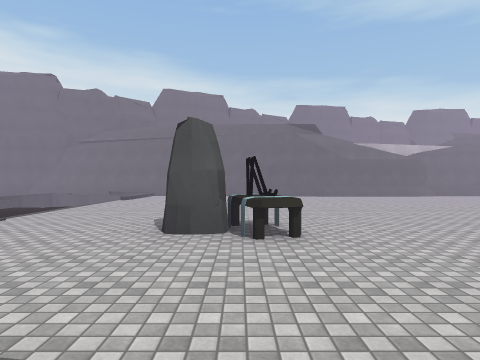
view 1 (above)

20 first-person views from a walk through a scene from a Unity 3-D project. The camera is 1.5 m above the floor, looks level and sees 75° across. The floor is counted in squares, 2 m on a side. Each view is taken from the middle of a square. On the plan, view 1 faces up. The plan holds only what a view shows up to about 10 squares ahead; the rest is blank. The place goes on beyond the plan. Surface patterns are stand-ins for the level's own textures.

view 2
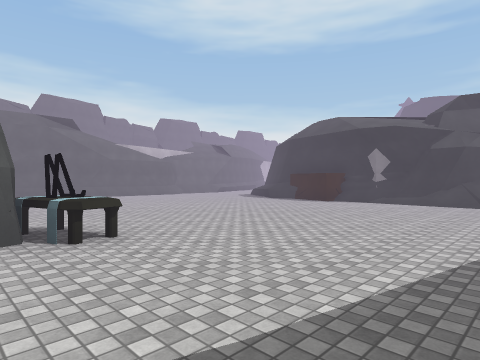

view 3
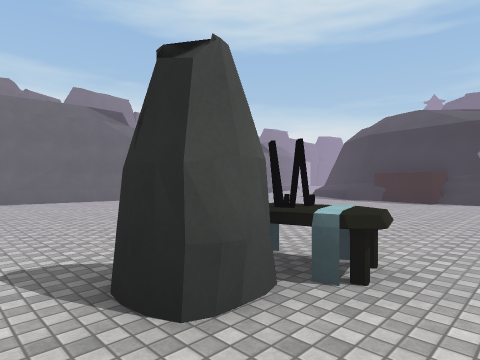

view 4
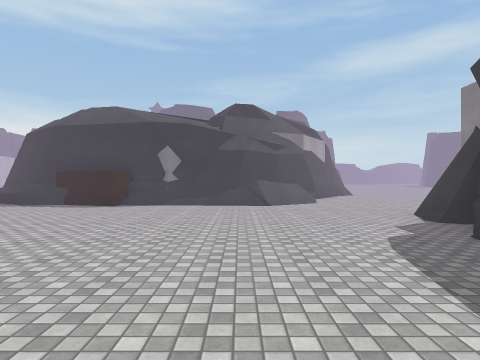

view 5
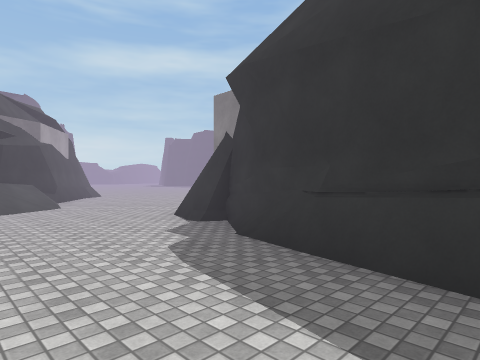

view 6
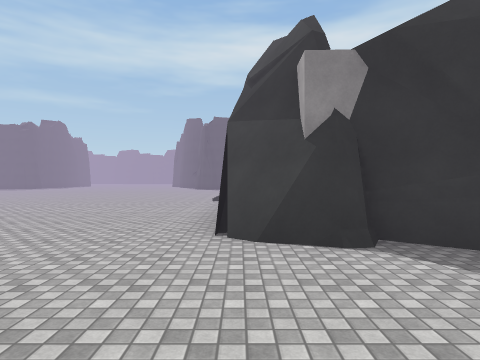

view 7
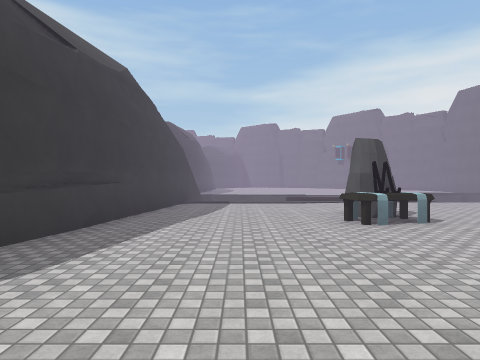

view 8
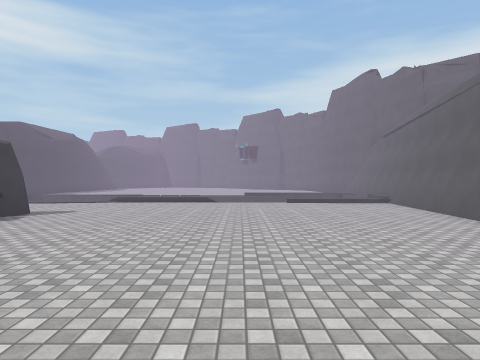

view 9
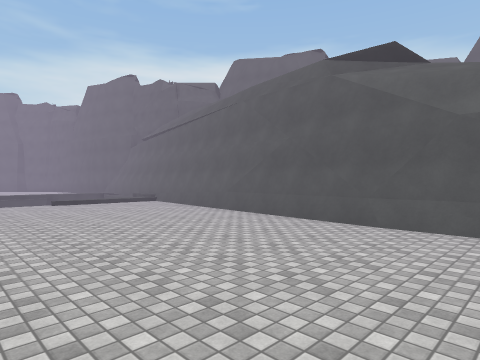

view 10
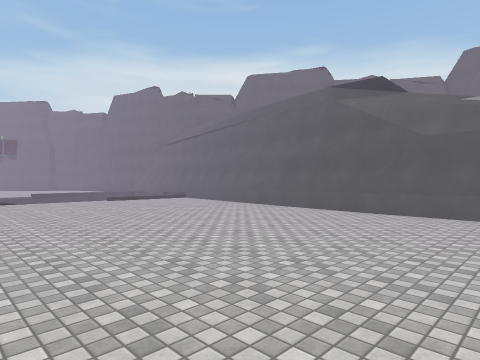

view 11
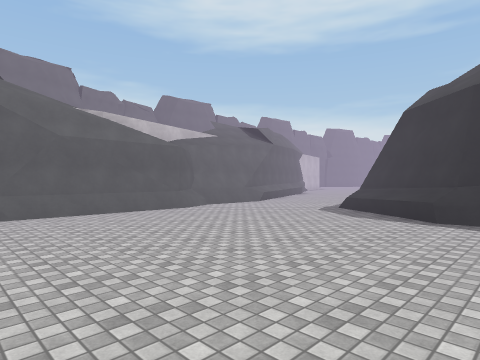

view 12
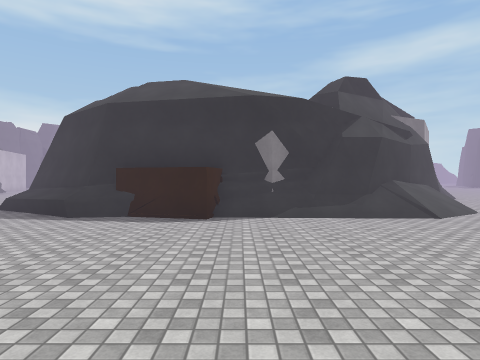

view 13
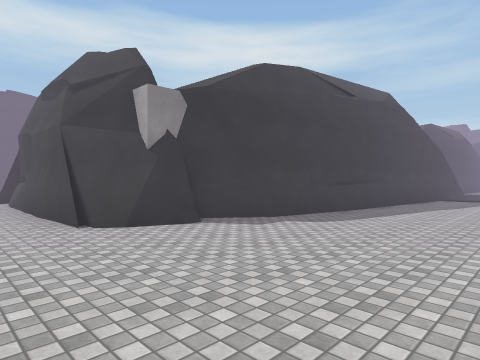

view 14
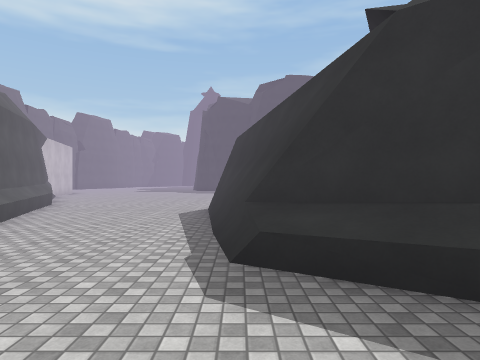

view 15
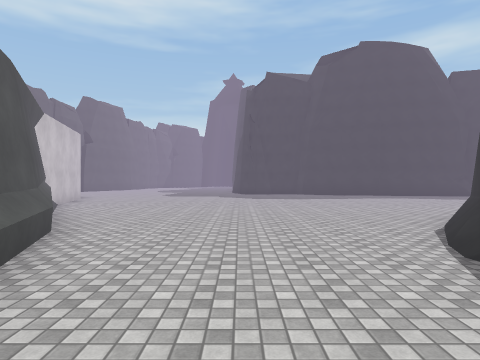

view 16
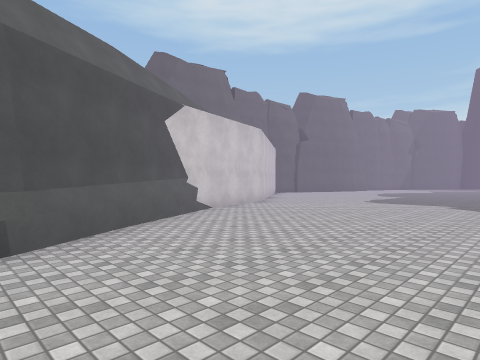

view 17
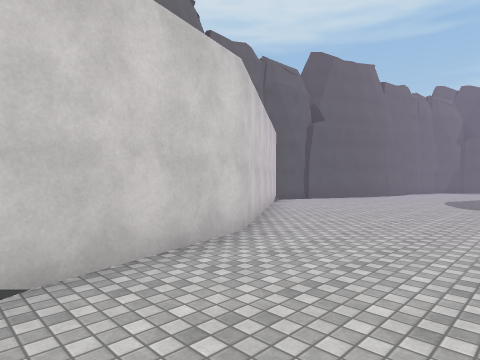

view 18
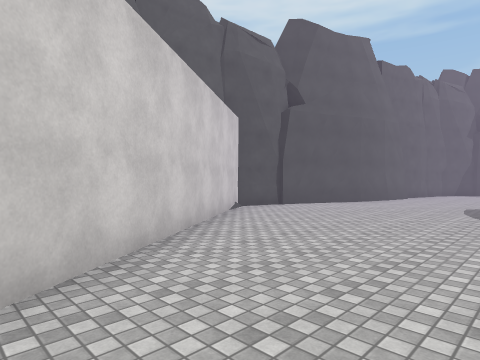

view 19
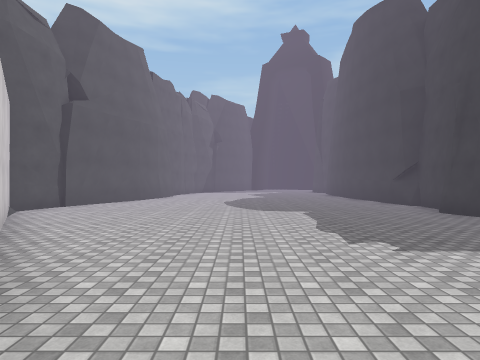

view 20
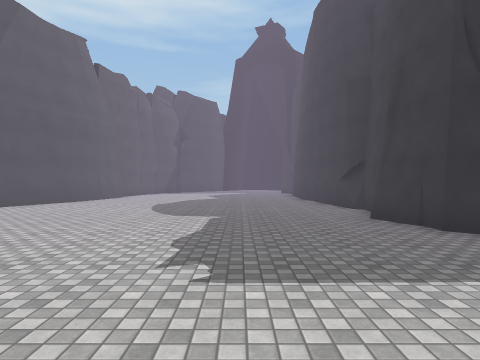

### Floor plan
Points are (right, up) in squares from view 1. A wall is a line through its corners. A room is listed if a view was taken in it or the views show most of it. See-through windows are left out.
Room 1 (views 1, 2, 3, 4, 5, 6, 7, 8, 9, 10, 11, 12, 13, 14, 15, 16, 17, 18, 19, 20)
walls: (17.6, 10.5) (18.9, 9.7); (14.3, 11.1) (15.5, 11.4); (11.5, 10.3) (11.8, 11); (17.8, 17.1) (14.4, 15.9); (10.7, 10.7) (15.2, 11.6); (9.7, 7.6) (9.7, 8.3) (11.9, 10.9); (10.1, 3.9) (9.9, 4.4); (29.3, 13.6) (29.6, 14) (30, 14) (30.6, 14.3); (10.1, 3.4) (9.7, 5.6); (9.8, 3) (10, 3.3) (9.8, 6.2); (21.6, 19.3) (17.7, 17.1); (21.9, 19.4) (17.4, 16.6); (30.2, 14) (30.5, 14.2); (9.8, 1.9) (9.8, 2.6); (12, -0.8) (9.6, 2.3) (9.8, 3.5); (30.4, 14.2) (31.1, 14.4); (9.5, 14.9) (8.8, 14.9) (8, 14.3) (-0.1, 14.3); (31.4, 14) (33.2, 13.8) (34, 14.2) (34.8, 14.3); (31.7, 14) (32.5, 14); (8, 14.2) (2.5, 14.2); (33, 14.1) (35, 14.3); (7.3, -2.3) (7.4, -7.2); (5.8, -1.8) (6.4, -2) (7.3, -2.7); (3.4, 14.3) (-4.1, 15); (3.4, -1.1) (5.3, -2.1) (5.6, -1.5) (6.7, -1.8); (2.8, -0.7) (4, -1); (7.3, -6.6) (7.1, -8.5); (2.8, -0.9) (4, -1.3); (2.7, -1) (5.4, -2); (35.1, 23) (32.8, 23.9) (31.3, 24.3) (25.3, 20.2) (21.3, 19.2); (-4, 0.4) (3.9, -1.1); (-4, 0.1) (-3.4, 0)
low walls: (16.8, 11) (17.5, 10.6); (16.9, 11.3) (17.5, 10.9); (17.6, 16.7) (13.5, 15.2); (9.3, 7.4) (9.1, 8.4) (10.9, 11); (9.6, 14.7) (8.9, 14.7); (8.5, 14.3) (7.9, 14.1); (33.1, 13.9) (33.5, 14.1); (6.7, -1.8) (7.3, -2.3); (6.5, -1.9) (7.2, -2.4); (3.4, -0.9) (3.9, -1.2)
objects: other object (-1, 4) to (0, 5); other object (1, 4); other object (9, 6) to (10, 7)

Positions as (right, up) in squares from view 1, and headings:
1: (0, 0), facing up
2: (-1, 0), facing up-right
3: (-2, 3), facing up-right
4: (0, 2), facing right
5: (1, 2), facing down-right
6: (7, 2), facing down
7: (6, 2), facing left
8: (6, 10), facing left
9: (6, 9), facing up-left
10: (7, 7), facing up-left
11: (3, 7), facing up-right
12: (3, 5), facing right
13: (9, 3), facing down-left
14: (8, 11), facing right
15: (13, 14), facing right
16: (17, 13), facing up-right
17: (22, 17), facing up-right
18: (25, 18), facing up-right
19: (24, 19), facing right
20: (25, 17), facing right
